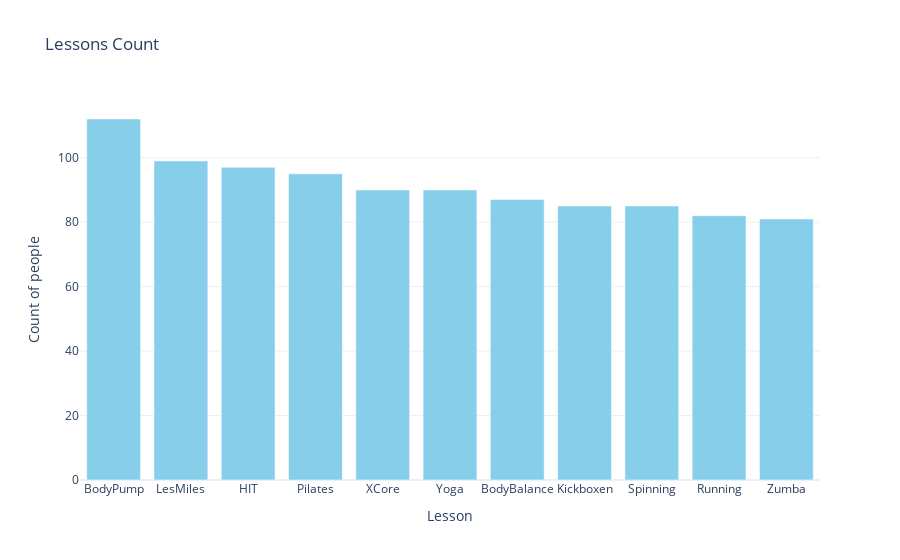

Notebook code cell kept with this figure:
### Code cell
lessons_count=dict(Counter(lessons))
sorted_lessons_count = dict(sorted(lessons_count.items(), key=lambda item: item[1],reverse=True))

# Optional: Create a bar plot to visualize the results
import plotly.graph_objs as go

fig = go.Figure(data=[go.Bar(
    x=list(sorted_lessons_count.keys()),
    y=list(sorted_lessons_count.values()),
    marker_color='skyblue'
)])

fig.update_layout(
    title='Lessons Count',
    xaxis_title='Lesson',
    yaxis_title='Count of people',
    template='plotly_white'
)

fig.show()
fig.write_html("vis/Lessons_Count.html")

### Figure 1 — Plotly figure (JSON) as saved in the notebook; plotly's stock layout.template omitted (floating-point values rounded to 4 significant figures)
{"data": [{"marker": {"color": "skyblue"}, "type": "bar", "x": ["BodyPump", "LesMiles", "HIT", "Pilates", "XCore", "Yoga", "BodyBalance", "Kickboxen", "Spinning", "Running", "Zumba"], "y": [112, 99, 97, 95, 90, 90, 87, 85, 85, 82, 81]}], "layout": {"title": {"text": "Lessons Count"}, "xaxis": {"title": {"text": "Lesson"}}, "yaxis": {"title": {"text": "Count of people"}}}}
